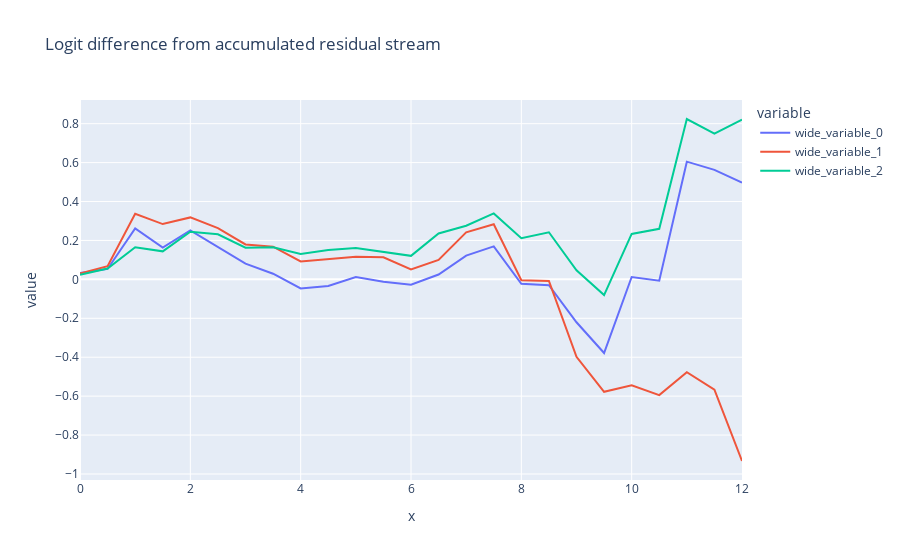

Notebook cell for this chart:
### Code cell
px.line(y = [utils.to_numpy(logit_lens_logit_diffs_gpt2),
             utils.to_numpy(logit_lens_logit_diffs_base), 
             utils.to_numpy(logit_lens_logit_diffs_rlhf),],
        x = np.arange(25)/2,
        hover_name = labels,
        title = "Logit difference from accumulated residual stream").show()

### Figure 1 — Plotly figure (JSON) as saved in the notebook; plotly's stock layout.template omitted (floating-point values rounded to 4 significant figures)
{"data": [{"hovertemplate": "<b>%{hovertext}</b><br><br>variable=wide_variable_0<br>x=%{x}<br>value=%{y}<extra></extra>", "hovertext": ["0_pre", "0_mid", "1_pre", "1_mid", "2_pre", "2_mid", "3_pre", "3_mid", "4_pre", "4_mid", "5_pre", "5_mid", "6_pre", "6_mid", "7_pre", "7_mid", "8_pre", "8_mid", "9_pre", "9_mid", "10_pre", "10_mid", "11_pre", "11_mid", "final_post"], "legendgroup": "wide_variable_0", "line": {"color": "#636efa", "dash": "solid"}, "marker": {"symbol": "circle"}, "mode": "lines", "name": "wide_variable_0", "orientation": "v", "showlegend": true, "type": "scatter", "x": [0.0, 0.5, 1.0, 1.5, 2.0, 2.5, 3.0, 3.5, 4.0, 4.5, 5.0, 5.5, 6.0, 6.5, 7.0, 7.5, 8.0, 8.5, 9.0, 9.5, 10.0, 10.5, 11.0, 11.5, 12.0], "xaxis": "x", "y": [0.0327, 0.05358, 0.2623, 0.1631, 0.2514, 0.1684, 0.08092, 0.02918, -0.04688, -0.03362, 0.01241, -0.01275, -0.02698, 0.02489, 0.1222, 0.1695, -0.02259, -0.02958, -0.2203, -0.3784, 0.01215, -0.006415, 0.6049, 0.5628, 0.4968], "yaxis": "y"}, {"hovertemplate": "<b>%{hovertext}</b><br><br>variable=wide_variable_1<br>x=%{x}<br>value=%{y}<extra></extra>", "hovertext": ["0_pre", "0_mid", "1_pre", "1_mid", "2_pre", "2_mid", "3_pre", "3_mid", "4_pre", "4_mid", "5_pre", "5_mid", "6_pre", "6_mid", "7_pre", "7_mid", "8_pre", "8_mid", "9_pre", "9_mid", "10_pre", "10_mid", "11_pre", "11_mid", "final_post"], "legendgroup": "wide_variable_1", "line": {"color": "#EF553B", "dash": "solid"}, "marker": {"symbol": "circle"}, "mode": "lines", "name": "wide_variable_1", "orientation": "v", "showlegend": true, "type": "scatter", "x": [0.0, 0.5, 1.0, 1.5, 2.0, 2.5, 3.0, 3.5, 4.0, 4.5, 5.0, 5.5, 6.0, 6.5, 7.0, 7.5, 8.0, 8.5, 9.0, 9.5, 10.0, 10.5, 11.0, 11.5, 12.0], "xaxis": "x", "y": [0.03033, 0.06734, 0.3374, 0.2842, 0.3183, 0.2632, 0.1796, 0.1677, 0.09192, 0.1039, 0.1163, 0.1137, 0.05057, 0.09962, 0.2417, 0.283, -0.004099, -0.007834, -0.3978, -0.5778, -0.544, -0.5948, -0.4771, -0.5666, -0.9333], "yaxis": "y"}, {"hovertemplate": "<b>%{hovertext}</b><br><br>variable=wide_variable_2<br>x=%{x}<br>value=%{y}<extra></extra>", "hovertext": ["0_pre", "0_mid", "1_pre", "1_mid", "2_pre", "2_mid", "3_pre", "3_mid", "4_pre", "4_mid", "5_pre", "5_mid", "6_pre", "6_mid", "7_pre", "7_mid", "8_pre", "8_mid", "9_pre", "9_mid", "10_pre", "10_mid", "11_pre", "11_mid", "final_post"], "legendgroup": "wide_variable_2", "line": {"color": "#00cc96", "dash": "solid"}, "marker": {"symbol": "circle"}, "mode": "lines", "name": "wide_variable_2", "orientation": "v", "showlegend": true, "type": "scatter", "x": [0.0, 0.5, 1.0, 1.5, 2.0, 2.5, 3.0, 3.5, 4.0, 4.5, 5.0, 5.5, 6.0, 6.5, 7.0, 7.5, 8.0, 8.5, 9.0, 9.5, 10.0, 10.5, 11.0, 11.5, 12.0], "xaxis": "x", "y": [0.02355, 0.05537, 0.1651, 0.1439, 0.2449, 0.2313, 0.1627, 0.1648, 0.1309, 0.1514, 0.1609, 0.1405, 0.1209, 0.2357, 0.2755, 0.3389, 0.2116, 0.242, 0.04679, -0.08073, 0.2337, 0.2596, 0.8241, 0.7489, 0.8206], "yaxis": "y"}], "layout": {"legend": {"title": {"text": "variable"}, "tracegroupgap": 0}, "title": {"text": "Logit difference from accumulated residual stream"}, "xaxis": {"anchor": "y", "domain": [0, 1], "title": {"text": "x"}}, "yaxis": {"anchor": "x", "domain": [0, 1], "title": {"text": "value"}}}}
